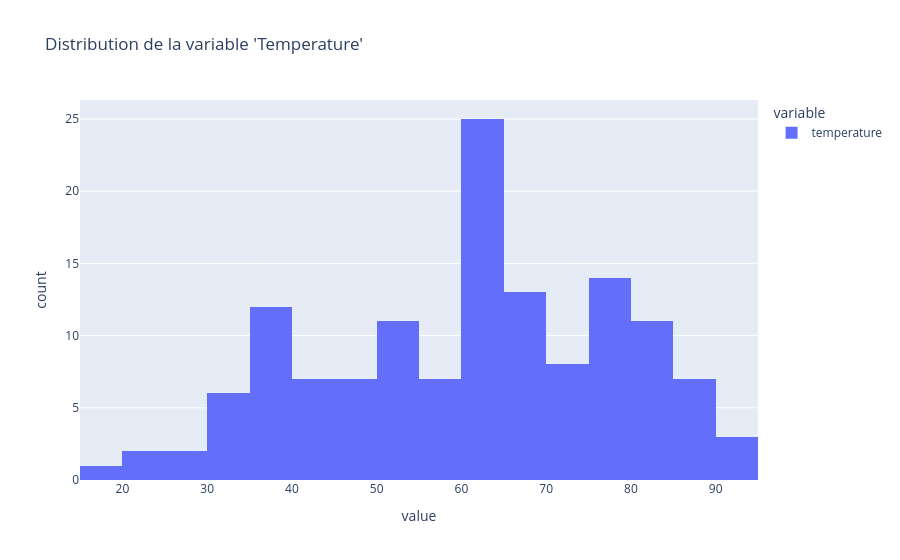

The cell this chart's notebook holds for it:
### Code cell
fig = px.histogram(df["temperature"], title="Distribution de la variable 'Temperature'", color_discrete_sequence=px.colors.qualitative.Plotly)
fig.show()

### Figure 1 — Plotly figure (JSON) as saved in the notebook; plotly's stock layout.template omitted (floating-point values rounded to 4 significant figures; data arrays with more than 128 entries replaced by an {"elided": "..."} marker saying what was removed)
{"data": [{"bingroup": "x", "hovertemplate": "variable=temperature<br>value=%{x}<br>count=%{y}<extra></extra>", "legendgroup": "temperature", "marker": {"color": "#636EFA", "pattern": {"shape": ""}}, "name": "temperature", "orientation": "v", "showlegend": true, "type": "histogram", "x": {"elided": "136 float values"}, "xaxis": "x", "yaxis": "y"}], "layout": {"barmode": "relative", "legend": {"title": {"text": "variable"}, "tracegroupgap": 0}, "title": {"text": "Distribution de la variable 'Temperature'"}, "xaxis": {"anchor": "y", "domain": [0, 1], "title": {"text": "value"}}, "yaxis": {"anchor": "x", "domain": [0, 1], "title": {"text": "count"}}}}
